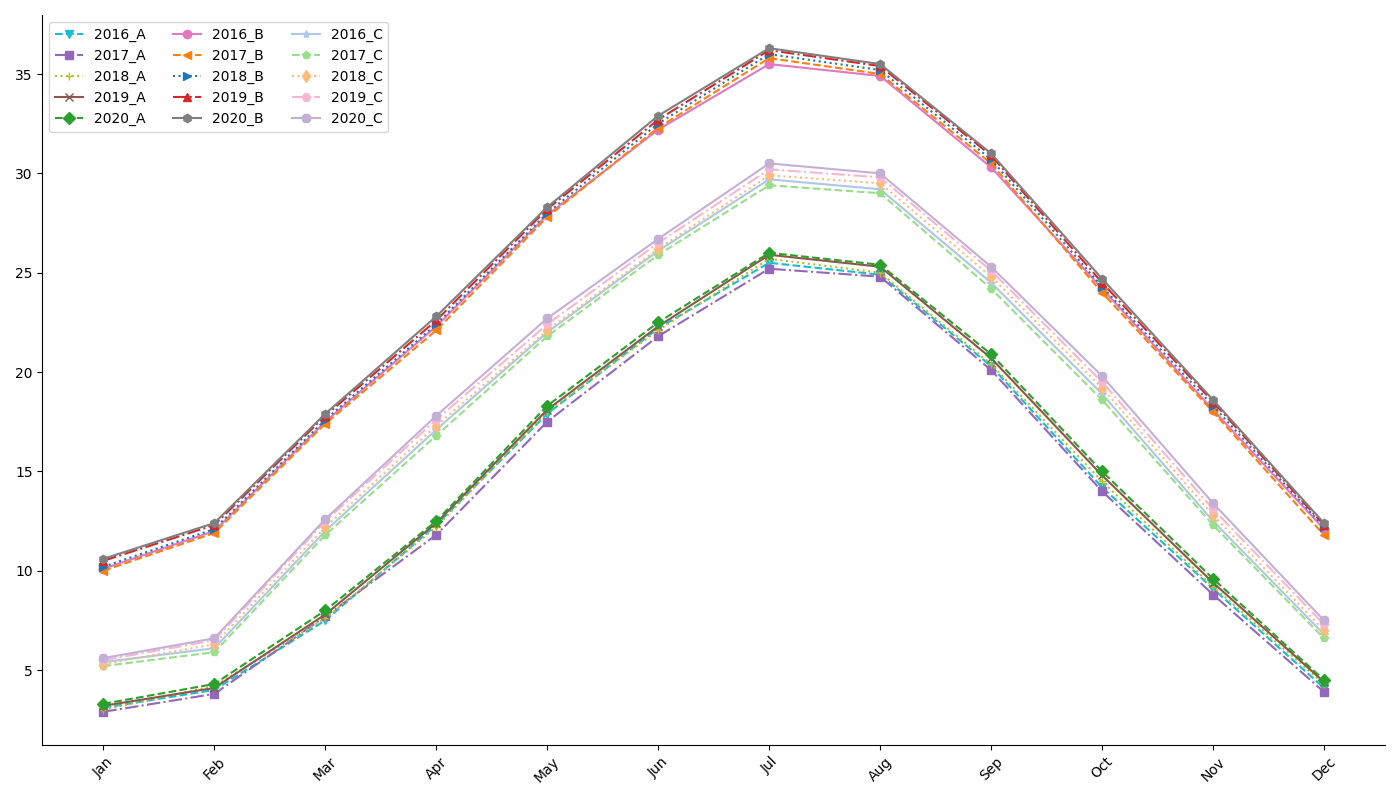

This chart was generated by the following Python code:
import matplotlib.pyplot as plt
import numpy as np

months = np.array(['Jan', 'Feb', 'Mar', 'Apr', 'May', 'Jun', 'Jul', 'Aug', 'Sep', 'Oct', 'Nov', 'Dec'])

city_a_2016 = np.array([3.1, 4.0, 7.5, 12.3, 17.9, 22.2, 25.5, 24.9, 20.3, 14.2, 9.1, 4.1])
city_a_2017 = np.array([2.9, 3.8, 7.7, 11.8, 17.5, 21.8, 25.2, 24.8, 20.1, 14.0, 8.8, 3.9])
city_a_2018 = np.array([3.0, 4.2, 7.6, 12.2, 18.0, 22.1, 25.7, 25.0, 20.4, 14.5, 9.2, 4.3])
city_a_2019 = np.array([3.2, 4.1, 7.8, 12.4, 18.1, 22.3, 25.9, 25.3, 20.7, 14.8, 9.4, 4.4])
city_a_2020 = np.array([3.3, 4.3, 8.0, 12.5, 18.3, 22.5, 26.0, 25.4, 20.9, 15.0, 9.6, 4.5])

city_b_2016 = np.array([10.1, 12.0, 17.5, 22.3, 27.9, 32.2, 35.5, 34.9, 30.3, 24.2, 18.1, 12.1])
city_b_2017 = np.array([10.0, 11.9, 17.4, 22.1, 27.8, 32.3, 35.8, 35.0, 30.5, 24.0, 18.0, 11.8])
city_b_2018 = np.array([10.2, 12.1, 17.6, 22.4, 28.0, 32.5, 36.0, 35.2, 30.7, 24.3, 18.3, 12.2])
city_b_2019 = np.array([10.5, 12.3, 17.8, 22.6, 28.2, 32.7, 36.2, 35.4, 30.9, 24.5, 18.5, 12.3])
city_b_2020 = np.array([10.6, 12.4, 17.9, 22.8, 28.3, 32.9, 36.3, 35.5, 31.0, 24.7, 18.6, 12.4])

city_c_2016 = np.array([5.4, 6.1, 12.0, 17.1, 22.0, 26.1, 29.7, 29.2, 24.5, 18.9, 12.5, 6.8])
city_c_2017 = np.array([5.2, 5.9, 11.8, 16.8, 21.8, 25.9, 29.4, 29.0, 24.2, 18.6, 12.3, 6.6])
city_c_2018 = np.array([5.3, 6.3, 12.2, 17.3, 22.1, 26.2, 29.9, 29.5, 24.8, 19.2, 12.8, 7.0])
city_c_2019 = np.array([5.5, 6.5, 12.5, 17.6, 22.4, 26.5, 30.2, 29.8, 25.1, 19.5, 13.1, 7.3])
city_c_2020 = np.array([5.6, 6.6, 12.6, 17.8, 22.7, 26.7, 30.5, 30.0, 25.3, 19.8, 13.4, 7.5])

plt.figure(figsize=(14, 8))

# City A plots
plt.plot(months, city_a_2016, marker='v', color='#17becf', linestyle='--')
plt.plot(months, city_a_2017, marker='s', color='#9467bd', linestyle='-.')
plt.plot(months, city_a_2018, marker='+', color='#bcbd22', linestyle=':')
plt.plot(months, city_a_2019, marker='x', color='#8c564b', linestyle='-')
plt.plot(months, city_a_2020, marker='D', color='#2ca02c', linestyle='--')

# City B plots
plt.plot(months, city_b_2016, marker='o', linestyle='-', color='#e377c2')
plt.plot(months, city_b_2017, marker='<', linestyle='--', color='#ff7f0e')
plt.plot(months, city_b_2018, marker='>', linestyle=':', color='#1f77b4')
plt.plot(months, city_b_2019, marker='^', linestyle='-.', color='#d62728')
plt.plot(months, city_b_2020, marker='h', linestyle='-', color='#7f7f7f')

# City C plots
plt.plot(months, city_c_2016, marker='*', linestyle='-', color='#aec7e8')
plt.plot(months, city_c_2017, marker='p', linestyle='--', color='#98df8a')
plt.plot(months, city_c_2018, marker='d', linestyle=':', color='#ffbb78')
plt.plot(months, city_c_2019, marker='H', linestyle='-.', color='#f7b6d2')
plt.plot(months, city_c_2020, marker='8', linestyle='-', color='#c5b0d5')

plt.xticks(rotation=45)
plt.grid(False)
plt.gca().spines['top'].set_visible(False)
plt.gca().spines['right'].set_visible(False)

plt.tight_layout()
plt.legend(['2016_A', '2017_A', '2018_A', '2019_A', '2020_A', 
            '2016_B', '2017_B', '2018_B', '2019_B', '2020_B',
            '2016_C', '2017_C', '2018_C', '2019_C', '2020_C'], loc='upper left', ncol=3)

plt.show()
